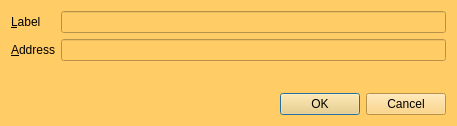
<?xml version="1.0" encoding="UTF-8"?>
<ui version="4.0">
 <class>EditAddressDialog</class>
 <widget class="QDialog" name="EditAddressDialog">
  <property name="geometry">
   <rect>
    <x>0</x>
    <y>0</y>
    <width>457</width>
    <height>126</height>
   </rect>
  </property>
  <property name="windowTitle">
   <string>Edit Address</string>
  </property>
  <property name="styleSheet">
   <string notr="true">background-color: rgb(255, 204, 102);
alternate-background-color: rgb(255, 204, 102);</string>
  </property>
  <layout class="QVBoxLayout" name="verticalLayout">
   <item>
    <layout class="QFormLayout" name="formLayout">
     <property name="fieldGrowthPolicy">
      <enum>QFormLayout::AllNonFixedFieldsGrow</enum>
     </property>
     <item row="0" column="0">
      <widget class="QLabel" name="label">
       <property name="text">
        <string>&amp;Label</string>
       </property>
       <property name="buddy">
        <cstring>labelEdit</cstring>
       </property>
      </widget>
     </item>
     <item row="0" column="1">
      <widget class="QLineEdit" name="labelEdit">
       <property name="toolTip">
        <string>The label associated with this address book entry</string>
       </property>
      </widget>
     </item>
     <item row="1" column="0">
      <widget class="QLabel" name="label_2">
       <property name="text">
        <string>&amp;Address</string>
       </property>
       <property name="buddy">
        <cstring>addressEdit</cstring>
       </property>
      </widget>
     </item>
     <item row="1" column="1">
      <widget class="QLineEdit" name="addressEdit">
       <property name="toolTip">
        <string>The address associated with this address book entry. This can only be modified for sending addresses.</string>
       </property>
      </widget>
     </item>
    </layout>
   </item>
   <item>
    <widget class="QDialogButtonBox" name="buttonBox">
     <property name="orientation">
      <enum>Qt::Horizontal</enum>
     </property>
     <property name="standardButtons">
      <set>QDialogButtonBox::Cancel|QDialogButtonBox::Ok</set>
     </property>
    </widget>
   </item>
  </layout>
 </widget>
 <resources/>
 <connections>
  <connection>
   <sender>buttonBox</sender>
   <signal>accepted()</signal>
   <receiver>EditAddressDialog</receiver>
   <slot>accept()</slot>
   <hints>
    <hint type="sourcelabel">
     <x>248</x>
     <y>254</y>
    </hint>
    <hint type="destinationlabel">
     <x>157</x>
     <y>274</y>
    </hint>
   </hints>
  </connection>
  <connection>
   <sender>buttonBox</sender>
   <signal>rejected()</signal>
   <receiver>EditAddressDialog</receiver>
   <slot>reject()</slot>
   <hints>
    <hint type="sourcelabel">
     <x>316</x>
     <y>260</y>
    </hint>
    <hint type="destinationlabel">
     <x>286</x>
     <y>274</y>
    </hint>
   </hints>
  </connection>
 </connections>
</ui>
